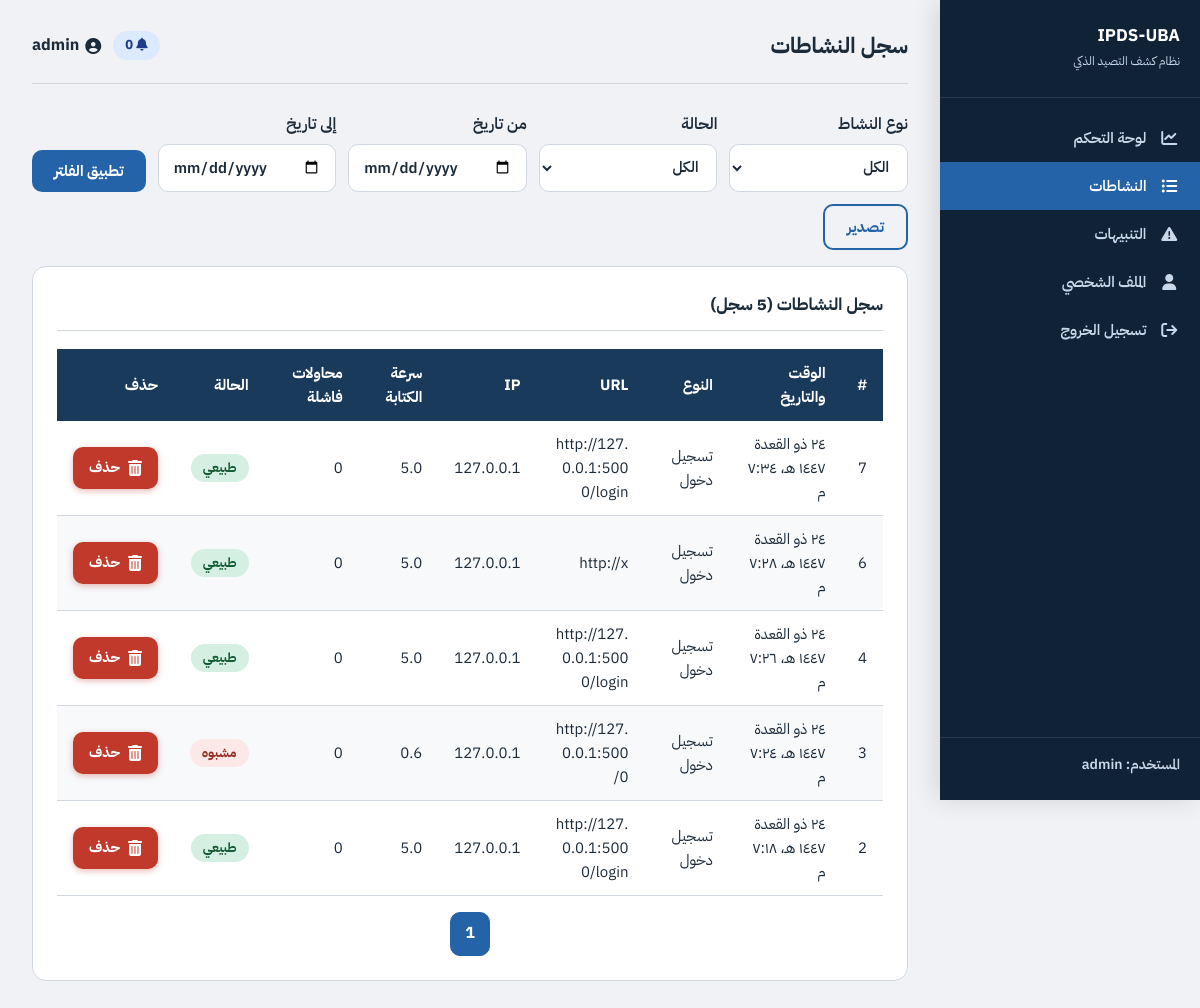
Screenshot of /activities (signed in) with the database file from the repository.
### tables this page shows
CREATE TABLE activities (
            activity_id INTEGER PRIMARY KEY AUTOINCREMENT,
            user_id INTEGER NOT NULL,
            activity_type TEXT NOT NULL,
            timestamp DATETIME DEFAULT CURRENT_TIMESTAMP,
            url_address TEXT,
            ip_address TEXT,
            typing_speed REAL,
            login_hour INTEGER,
            failed_attempts INTEGER DEFAULT 0,
            session_duration REAL,
            is_suspicious INTEGER DEFAULT 0,
            FOREIGN KEY (user_id) REFERENCES users(user_id)
        );

### routes/activities.py (the view)
@activities_bp.route('/activities')
def activities_view():
    red = _require_login()
    if red:
        return red
    uid = int(session['user_id'])
    page = int(request.args.get('page', 1) or 1)
    if page < 1:
        page = 1
    per_page = 20
    activity_type = request.args.get('type') or None
    suspicious_param = request.args.get('suspicious', '')
    susp_filter = suspicious_param if suspicious_param in ('0', '1') else None
    date_from = request.args.get('date_from') or None
    date_to = request.args.get('date_to') or None
    total, rows = ActivityModel.list_paginated(
        uid, page, per_page, activity_type, susp_filter, date_from, date_to
    )
    types = ActivityModel.distinct_types_for_user(uid)
    total_pages = max(1, int(ceil(total / per_page)))
    return render_template(
        'activities.html',
        page_title='سجل النشاطات',
        rows=rows,
        page=page,
        total_pages=total_pages,
        total=total,
        types=types,
        activity_type=activity_type or '',
        suspicious=suspicious_param,
        date_from=date_from or '',
        date_to=date_to or '',
    )

### app.py (called while the page is built)
@app.after_request
def security_headers(response):
    response.headers['X-Content-Type-Options'] = 'nosniff'
    return response

### database.py (called while the page is built)
def get_connection():
    conn = sqlite3.connect(DB_PATH)
    conn.row_factory = sqlite3.Row
    return conn

### models/activity.py (called while the page is built)
    @staticmethod
    def distinct_types_for_user(user_id):
        conn = get_connection()
        rows = conn.execute(
            'SELECT DISTINCT activity_type FROM activities WHERE user_id = ? ORDER BY activity_type',
            (user_id,),
        ).fetchall()
        conn.close()
        return [r['activity_type'] for r in rows]

### routes/activities.py (called while the page is built)
def _require_login():
    if not session.get('user_id'):
        return redirect(url_for('auth.login_view'))
    return None

### templates/activities.html (shortened to what this page needs)
{% extends 'base.html' %}
{% block content %}
<form class="filters-bar" method="get" action="{{ url_for('activities.activities_view') }}">
    <div class="field">
        <label for="type">نوع النشاط</label>
        <select name="type" id="type">
            <option value="">الكل</option>
        </select>
    </div>
    <div class="field">
        <label for="suspicious">الحالة</label>
        <select name="suspicious" id="suspicious">
            <option value="" {% if suspicious == '' %}selected{% endif %}>الكل</option>
        </select>
    </div>
    <div class="field">
        <label for="date_from">من تاريخ</label>
        <input type="date" name="date_from" id="date_from" value="{{ date_from }}">
    </div>
    <div class="field">
        <label for="date_to">إلى تاريخ</label>
        <input type="date" name="date_to" id="date_to" value="{{ date_to }}">
    </div>
    <div class="field" style="flex:0 0 auto;">
        <button type="submit" class="btn btn-primary">تطبيق الفلتر</button>
    </div>
    <div class="field" style="flex:0 0 auto;">
        <button type="button" class="btn btn-outline" id="exportBtn">تصدير</button>
    </div>
</form>
<div class="panel">
    <div class="panel-title">سجل النشاطات ({{ total }} سجل)</div>
    <div style="overflow-x:auto;">
        <table>
            <thead>
                <tr>
                    <th>#</th>
                    <th>الوقت والتاريخ</th>
                    <th>النوع</th>
                    <th>URL</th>
                    <th>IP</th>
                    <th>سرعة الكتابة</th>
                    <th>محاولات فاشلة</th>
                    <th>الحالة</th>
                    <th>حذف</th>
                </tr>
            </thead>
            <tbody>
                {% for r in rows %}
                <tr>
                    <td>{{ r.activity_id }}</td>
                    <td><span data-utc-datetime="{{ r.timestamp|e }}">{{ r.timestamp }}</span></td>
                    <td>{{ r.activity_type }}</td>
                    <td style="max-width:220px;word-break:break-all;">{{ r.url_address or '—' }}</td>
                    <td>{{ r.ip_address or '—' }}</td>
                    <td>{{ '%.1f'|format(r.typing_speed or 0) }}</td>
                    <td>{{ r.failed_attempts or 0 }}</td>
                    <td>
                        {% if r.is_suspicious %}
                        <span class="badge badge-danger">مشبوه</span>
                        {% else %}
                        <span class="badge badge-success">طبيعي</span>
                        {% endif %}
                    </td>
                    <td>
                        <button type="button" class="btn-delete-record" data-delete-activity="{{ r.activity_id }}" title="حذف هذا السجل من السجل">
                            <i class="fa-solid fa-trash-can" aria-hidden="true"></i>
                            <span>حذف</span>
                        </button>
                    </td>
                </tr>
                {% else %}
                <tr><td colspan="9" style="text-align:center;font-weight:700;">لا توجد سجلات</td></tr>
                {% endfor %}
            </tbody>
        </table>
    </div>
    <div class="pagination">
        {% for p in range(1, total_pages + 1) %}
            {% if p == page %}
            <span class="current">{{ p }}</span>
            {% endif %}
        {% endfor %}
    </div>
</div>
{% endblock %}

### static/css/main.css (style rules this page uses)
:root { --primary: #1a3a5c; --primary-light: #2563a8; --accent: #c0392b; --success: #1a7a4a; --warning: #b5870a; --bg: #f0f2f5; --surface: #ffffff; --border: #d1d8e0; --text-main: #1c2b3a; --text-muted: #5a6a7a; --sidebar-bg: #0f2236; --sidebar-text: #c8d8e8; --sidebar-active: #2563a8; --radius: 10px; --radius-lg: 14px; }
* { box-sizing: border-box; margin: 0; padding: 0; }
body { font-family: 'IBM Plex Sans Arabic', sans-serif; background: var(--bg); color: var(--text-main); font-size: 16px; line-height: 1.6; direction: rtl; }
.btn { display: inline-flex; align-items: center; justify-content: center; gap: 8px; padding: 10px 22px; border-radius: var(--radius); font-family: 'IBM Plex Sans Arabic', sans-serif; font-size: 15px; font-weight: 700; cursor: pointer; border: none; transition: background 0.2s, transform 0.1s; text-decoration: none; }
.btn-primary { background: var(--primary-light); color: #fff; }
.btn-outline { background: transparent; color: var(--primary-light); border: 2px solid var(--primary-light); }
table { width: 100%; border-collapse: collapse; font-size: 15px; }
thead th { background: var(--primary); color: #fff; font-weight: 700; font-size: 15px; padding: 12px 16px; text-align: right; }
tbody tr:nth-child(even) { background: #f7f9fb; }
tbody td { padding: 11px 16px; border-bottom: 1px solid var(--border); color: var(--text-main); font-size: 15px; }
.badge { display: inline-block; padding: 4px 12px; border-radius: 20px; font-size: 13px; font-weight: 700; }
.badge-danger { background: #fde8e8; color: #922b21; }
.badge-success { background: #d5f0e3; color: #145a32; }
input[type='text'], input[type='email'], input[type='password'], input[type='number'], input[type='date'], select, textarea { width: 100%; padding: 11px 14px; border: 1.5px solid var(--border); border-radius: var(--radius); font-family: 'IBM Plex Sans Arabic', sans-serif; font-size: 15px; font-weight: 600; color: var(--text-main); background: #fff; outline: none; transition: border-color 0.2s; }
label { font-weight: 600; display: block; margin-bottom: 6px; }
.panel { background: var(--surface); border: 1px solid var(--border); border-radius: var(--radius-lg); padding: 24px; margin-bottom: 24px; }
.panel-title { font-size: 17px; font-weight: 700; color: var(--text-main); margin-bottom: 18px; padding-bottom: 12px; border-bottom: 1px solid var(--border); }
.filters-bar { display: flex; flex-wrap: wrap; gap: 12px; align-items: flex-end; margin-bottom: 16px; }
.filters-bar .field { flex: 1 1 160px; }
.pagination { display: flex; gap: 8px; align-items: center; justify-content: center; margin-top: 16px; flex-wrap: wrap; }
.pagination a, .pagination span { padding: 8px 14px; border-radius: var(--radius); border: 1px solid var(--border); text-decoration: none; color: var(--text-main); font-weight: 700; background: #fff; }
.pagination .current { background: var(--primary-light); color: #fff; border-color: var(--primary-light); }
.btn-delete-record { display: inline-flex; align-items: center; justify-content: center; gap: 8px; padding: 8px 16px; min-height: 42px; border-radius: var(--radius); border: none; background: var(--accent); color: #fff; font-family: 'IBM Plex Sans Arabic', sans-serif; font-size: 14px; font-weight: 700; cursor: pointer; white-space: nowrap; box-shadow: 0 2px 6px rgba(192, 57, 43, 0.35); }
.btn-delete-record i { font-size: 16px; color: #fff; }
.fa-solid, .fas { font-family: 'Font Awesome 6 Free' !important; font-weight: 900 !important; font-style: normal !important; -webkit-font-smoothing: antialiased; }

### rows the page displays
activities: activity_id "7", activity_type "تسجيل دخول", url_address "http://127.0.0.1:5000/login", ip_address "127.0.0.1", typing_speed "5.0", failed_attempts "0", is_suspicious "طبيعي"
activities: activity_id "6", activity_type "تسجيل دخول", url_address "http://x", ip_address "127.0.0.1", typing_speed "5.0", failed_attempts "0", is_suspicious "طبيعي"
activities: activity_id "4", activity_type "تسجيل دخول", url_address "http://127.0.0.1:5000/login", ip_address "127.0.0.1", typing_speed "5.0", failed_attempts "0", is_suspicious "طبيعي"
activities: activity_id "3", activity_type "تسجيل دخول", url_address "http://127.0.0.1:5000/", ip_address "127.0.0.1", typing_speed "0.6", failed_attempts "0", is_suspicious "مشبوه"
activities: activity_id "2", activity_type "تسجيل دخول", url_address "http://127.0.0.1:5000/login", ip_address "127.0.0.1", typing_speed "5.0", failed_attempts "0", is_suspicious "طبيعي"

### other values shown
{{ session.get('username','') }} "admin"
{{ page_title or 'لوحة التحكم' }} "سجل النشاطات"
{{ total }} "5"
{{ p }} "1"
